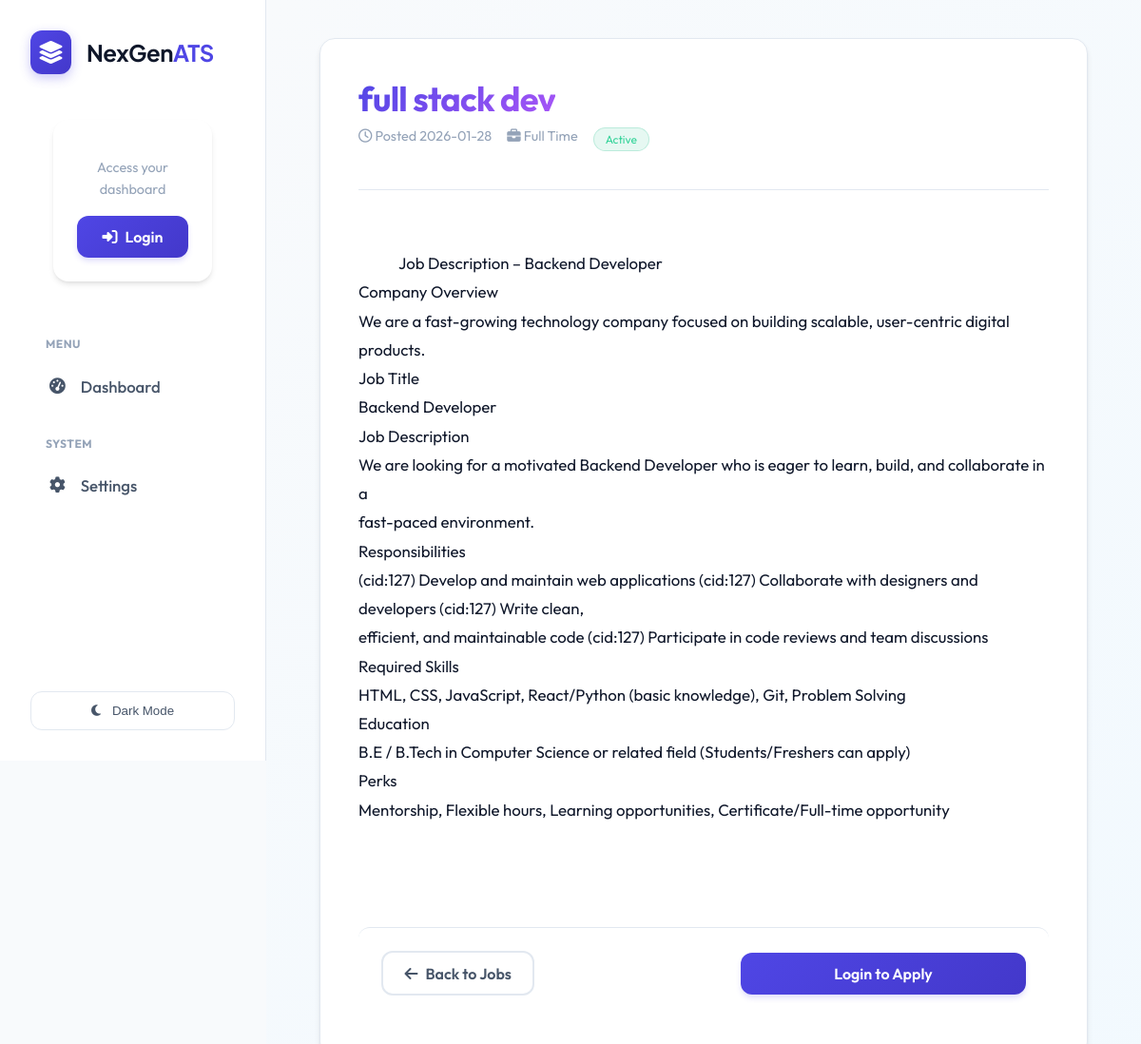
Screenshot of /jobs/29/view with the database file from the repository.
### tables this page shows
CREATE TABLE jobs (
                    id INTEGER PRIMARY KEY AUTOINCREMENT,
                    title TEXT NOT NULL,
                    description TEXT,
                    created_at TIMESTAMP DEFAULT CURRENT_TIMESTAMP,
                    status TEXT DEFAULT 'Open'
                );

### routes/core.py (the view)
@bp.route('/jobs/<int:job_id>/view')
def view_job(job_id):
    conn = database.get_db_connection()
    job = conn.execute('SELECT * FROM jobs WHERE id = ?', (job_id,)).fetchone()
    if not job:
        conn.close()
        return "Job not found", 404
    is_applied = False
    if current_user.is_authenticated and current_user.role == 'candidate':
        exists = conn.execute('SELECT id FROM candidates WHERE user_id = ? AND job_id = ?',
                             (current_user.id, job_id)).fetchone()
        if exists:
            is_applied = True
    conn.close()
    return render_template('public_job_detail.html', job=job, is_applied=is_applied)

### database.py (called while the page is built)
def get_db_connection():
    db_url = os.getenv('DATABASE_URL')
    if db_url:
        import psycopg2
        from psycopg2.extras import RealDictCursor
        conn = psycopg2.connect(db_url, cursor_factory=RealDictCursor)
        return conn
    else:
        conn = sqlite3.connect(DB_NAME)
        conn.row_factory = sqlite3.Row
        return conn

### templates/public_job_detail.html (shortened to what this page needs)
{% extends 'layout.html' %}
{% block content %}
<div style="max-width: 900px; margin: 0 auto;">
    <div class="glass-card" style="padding: 2.5rem; margin-bottom: 2rem;">
        <div style="margin-bottom: 2rem; border-bottom: 1px solid var(--border); padding-bottom: 1.5rem;">
            <div style="display: flex; justify-content: space-between; align-items: start; margin-bottom: 1rem;">
                <div>
                    <h1 class="text-gradient" style="margin-bottom: 0.5rem;">{{ job.title }}</h1>
                    <div style="display: flex; gap: 1rem; color: var(--text-muted); font-size: 0.9rem;">
                        <span><i class="fa-regular fa-clock"></i> Posted {{ job.created_at[:10] }}</span>
                        <span><i class="fa-solid fa-briefcase"></i> Full Time</span>
                        <span class="badge-active">Active</span>
                    </div>
                </div>
            </div>
        </div>
        <div
            style="line-height: 1.8; color: var(--text-primary); font-size: 1.05rem; white-space: pre-wrap; margin-bottom: 3rem;">
            {{ job.description }}
        </div>
        <div class="job-actions-sticky"
            style="background: var(--bg-card); padding: 1.5rem; border-top: 1px solid var(--border); display: flex; justify-content: space-between; align-items: center; border-radius: var(--radius);">
            <div>
                <a href="{{ url_for('core.job_board') }}" class="btn-secondary">
                    <i class="fa-solid fa-arrow-left"></i> Back to Jobs
                </a>
            </div>
            <div style="width: 300px;">
                {% if current_user.is_authenticated and current_user.role == 'candidate' and current_user.resume_path %}
                {% if is_applied %}
                <form action="{{ url_for('core.withdraw_application', job_id=job.id) }}" method="POST" class="w-100"
                    onsubmit="return confirm('Are you sure you want to withdraw your application?');">
                    <button type="submit" class="btn-danger w-100 justify-center">
                        <i class="fa-solid fa-ban" style="margin-right: 0.5rem;"></i> Withdraw Application
                    </button>
                </form>
                {% else %}
                <form action="{{ url_for('core.easy_apply', job_id=job.id) }}" method="POST" class="w-100">
                    <button type="submit" class="btn-primary w-100 justify-center"
                        style="background: linear-gradient(135deg, #10b981 0%, #059669 100%); border: none; padding: 1rem;">
                        <i class="fa-solid fa-bolt" style="margin-right: 0.5rem;"></i> Easy Apply Now
                    </button>
                </form>
                {% endif %}
                {% elif current_user.is_authenticated and current_user.role == 'candidate' %}
                <a href="/profile" class="btn-secondary w-100 justify-center">
                    <i class="fa-solid fa-upload" style="margin-right: 0.5rem;"></i> Upload Resume to Apply
                </a>
                {% elif not current_user.is_authenticated %}
                <a href="{{ url_for('auth.login') }}" class="btn-primary w-100 justify-center">
                    Login to Apply
                </a>
                {% endif %}
            </div>
        </div>
    </div>
</div>
{% endblock %}

### static/style.css (style rules this page uses)
:root { --primary: #4f46e5; --primary-hover: #4338ca; --secondary: #64748b; --success: #10b981; --danger: #ef4444; --warning: #f59e0b; --info: #0ea5e9; --bg-body: #f8fafc; --bg-sidebar: #ffffff; --bg-card: #ffffff; --bg-glass: rgba(255, 255, 255, 0.7); --border: #e2e8f0; --text-primary: #0f172a; --text-secondary: #475569; --text-muted: #94a3b8; --shadow-sm: 0 1px 2px 0 rgba(0, 0, 0, 0.05); --shadow-md: 0 4px 6px -1px rgba(0, 0, 0, 0.1), 0 2px 4px -1px rgba(0, 0, 0, 0.06); --shadow-lg: 0 10px 15px -3px rgba(0, 0, 0, 0.1), 0 4px 6px -2px rgba(0, 0, 0, 0.05); --glass-shadow: 0 8px 32px 0 rgba(31, 38, 135, 0.15); --radius: 12px; --radius-lg: 16px; --blur: blur(12px); --bg-gradient: linear-gradient(-45deg, #f8fafc, #e0e7ff, #f0f9ff, #f8fafc); }
* { box-sizing: border-box; }
body { background-color: var(--bg-body); color: var(--text-primary); font-family: 'Outfit', sans-serif; margin: 0; min-height: 100vh; display: flex; transition: background-color 0.3s ease, color 0.3s ease; }
.glass-card { background: rgba(255, 255, 255, 0.7); backdrop-filter: blur(20px); -webkit-backdrop-filter: blur(20px); border: 1px solid rgba(255, 255, 255, 0.4); box-shadow: 0 8px 32px 0 rgba(31, 38, 135, 0.05); border-radius: var(--radius-lg); padding: 2rem; margin-bottom: 2rem; transition: transform 0.3s cubic-bezier(0.4, 0, 0.2, 1), box-shadow 0.3s ease; }
.glass-card, .card { background: var(--bg-card); border: 1px solid var(--border); border-radius: var(--radius-lg); padding: 2rem; box-shadow: var(--shadow-md); margin-bottom: 2rem; transition: transform 0.2s ease, box-shadow 0.2s ease; }
h1, h2, h3, h4 { margin: 0 0 1rem 0; font-weight: 700; letter-spacing: -0.02em; color: var(--text-primary); }
h1 { font-size: 2.25rem; margin-bottom: 2rem; }
.btn-primary { background: linear-gradient(135deg, var(--primary) 0%, var(--primary-hover) 100%); color: white; border: none; padding: 0.75rem 1.5rem; border-radius: var(--radius); font-weight: 600; cursor: pointer; transition: all 0.2s; display: inline-flex; align-items: center; gap: 0.5rem; box-shadow: 0 4px 6px -1px rgba(79, 70, 229, 0.2); text-decoration: none; }
.btn-secondary { background-color: transparent; border: 2px solid var(--border); color: var(--text-secondary); padding: 0.7rem 1.4rem; border-radius: var(--radius); font-weight: 600; cursor: pointer; transition: all 0.2s; display: inline-flex; align-items: center; gap: 0.5rem; text-decoration: none; }
.main-content>* { animation: fadeIn 0.4s ease-out; }
.justify-center { justify-content: center; }
.w-100 { width: 100%; }
.text-gradient { background: linear-gradient(135deg, var(--primary) 0%, #818cf8 100%); -webkit-background-clip: text; -webkit-text-fill-color: transparent; display: inline-block; }
.badge-active { background: rgba(16, 185, 129, 0.1); color: #34d399; padding: 0.25rem 0.75rem; border-radius: 999px; font-size: 0.75rem; border: 1px solid rgba(16, 185, 129, 0.2); }
.text-gradient { background: linear-gradient(135deg, var(--primary), #a855f7); -webkit-background-clip: text; -webkit-text-fill-color: transparent; background-clip: text; }

### rows the page displays
jobs: title "full stack dev", created_at "2026-01-28", description "Job Description – Backend Developer Company Overview We are a fast-growing technology company focused on building scalable, user-centric digital products. Job Title Backend Developer Job Description We are looking for a motivated Backend Developer who is eager to learn, build, and collaborate in a fast-paced environment. Responsibilities (cid:127) Develop and maintain web applications (cid:127) Collaborate with designers and developers (cid:127) Write clean, efficient, and maintainable code (cid:127) Participate in code reviews and team discussions Required Skills HTML, CSS, JavaScript, React/Python (basic knowledge), Git, Problem Solving Education B.E / B.Tech in Computer Science or…"
